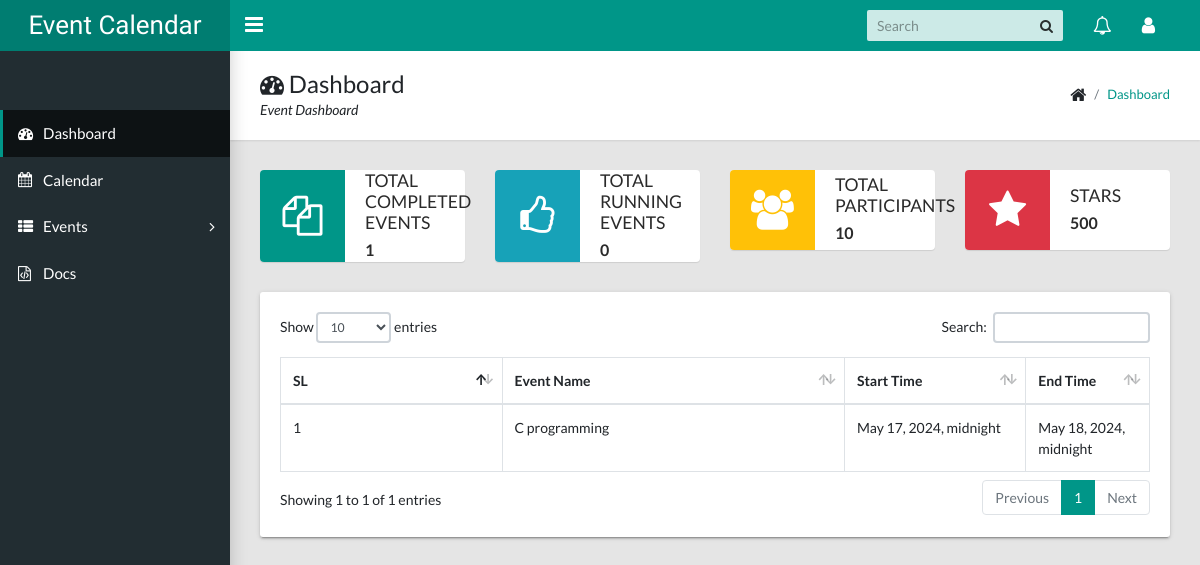
Page /calendarapp/ (signed in) on the committed database.
### calendarapp/models/event.py (models this page shows, shortened)
class Event(EventAbstract):
    user = models.CharField(max_length=100)
    title = models.CharField(max_length=200)
    description = models.TextField()
    start_time = models.DateTimeField()
    end_time = models.DateTimeField()
    objects = EventManager()

### studyHall/views.py (the view)
# urls.py: path("", DashboardView.as_view(), name="dashboard"),
class DashboardView( View):
    template_name = "calendarapp/dashboard.html"
    def get(self, request, *args, **kwargs):
        events = Event.objects.get_all_events(user=request.user)
        running_events = Event.objects.get_running_events(user=request.user)
        latest_events = Event.objects.filter(user=request.user).order_by("-id")[:10]
        context = {
            "total_event": events.count(),
            "running_events": running_events,
            "latest_events": latest_events,
        }
        return render(request, self.template_name, context)

### calendarapp/models/event.py (called while the page is built)
    def get_all_events(self, user):
        events = Event.objects.filter(user=user, is_active=True, is_deleted=False)
        return events

    def get_running_events(self, user):
        running_events = Event.objects.filter(
            user=user,
            is_active=True,
            is_deleted=False,
            end_time__gte=datetime.now().date(),
        ).order_by("start_time")
        return running_events

### templates/calendarapp/dashboard.html (shortened to what this page needs)
{% extends 'base/base.html' %}
{% load static %}
{% block breadcrumb %}
    <div>
        <h1><i class="fa fa-dashboard"></i> Dashboard</h1>
        <p>Event Dashboard</p>
    </div>
    <ul class="app-breadcrumb breadcrumb">
        <li class="breadcrumb-item"><i class="fa fa-home fa-lg"></i></li>
        <li class="breadcrumb-item"><a href="#">Dashboard</a></li>
    </ul>
{% endblock breadcrumb %}
{% block content %}
<div class="row">
    <div class="col-md-6 col-lg-3">
        <div class="widget-small primary coloured-icon">
            <i class="icon fa fa-files-o fa-3x"></i>
            <div class="info">
                <h4>Total Completed Events</h4>
                <p><b>{{ total_event }}</b></p>
            </div>
        </div>
    </div>
    <div class="col-md-6 col-lg-3">
        <div class="widget-small info coloured-icon">
            <i class="icon fa fa-thumbs-o-up fa-3x"></i>
            <div class="info">
                <h4>Total Running Events</h4>
                <p><b>{{ running_events.count }}</b></p>
            </div>
        </div>
    </div>
    <div class="col-md-6 col-lg-3">
        <div class="widget-small warning coloured-icon">
            <i class="icon fa fa-users fa-3x"></i>
            <div class="info">
                <h4>Total Participants</h4>
                <p><b>10</b></p>
            </div>
        </div>
    </div>
    <div class="col-md-6 col-lg-3">
        <div class="widget-small danger coloured-icon">
            <i class="icon fa fa-star fa-3x"></i>
            <div class="info">
                <h4>Stars</h4>
                <p><b>500</b></p>
            </div>
        </div>
    </div>
    <div class="col-md-12">
        <div class="tile">
            <div class="tile-body">
                <div class="table-responsive">
                    <div id="sampleTable_wrapper" class="dataTables_wrapper container-fluid dt-bootstrap4 no-footer">
                        <div class="row">
                            <div class="col-sm-12">
                                <table class="table table-hover table-bordered dataTable no-footer" id="sampleTable" role="grid" aria-describedby="sampleTable_info">
                                    <thead>
                                        <tr role="row">
                                            <th class="sorting_asc" tabindex="0" aria-controls="sampleTable" rowspan="1" colspan="1" aria-sort="ascending" aria-label="Name: activate to sort column descending" style="width: 261.641px;">SL</th>
                                            <th class="sorting" tabindex="0" aria-controls="sampleTable" rowspan="1" colspan="1" aria-label="Position: activate to sort column ascending" style="width: 417.312px;">Event Name</th>
                                            <th class="sorting" tabindex="0" aria-controls="sampleTable" rowspan="1" colspan="1" aria-label="Office: activate to sort column ascending" style="width: 189.281px;">Start Time</th>
                                            <th class="sorting" tabindex="0" aria-controls="sampleTable" rowspan="1" colspan="1" aria-label="Age: activate to sort column ascending" style="width: 102.141px;">End Time</th>
                                        </tr>
                                    </thead>
                                    <tbody>
                                        {% for event in latest_events %}
                                            <tr role="row" class="odd">
                                                <td class="sorting_1">{{ forloop.counter }}</td>
                                                <td>{{ event.title }}</td>
                                                <td>{{ event.start_time }}</td>
                                                <td>{{ event.end_time }}</td>
                                            </tr>
                                        {% endfor %}
                                    </tbody>
                                </table>
                            </div>
                        </div>
                    </div>
                </div>
            </div>
        </div>
    </div>
</div>
{% endblock content %}

### rows in the picture
Event: title "C programming", start_time "May 17, 2024, midnight", end_time "May 18, 2024, midnight"

### other values in the picture
{{ total_event }} "1"
{{ running_events.count }} "0"
